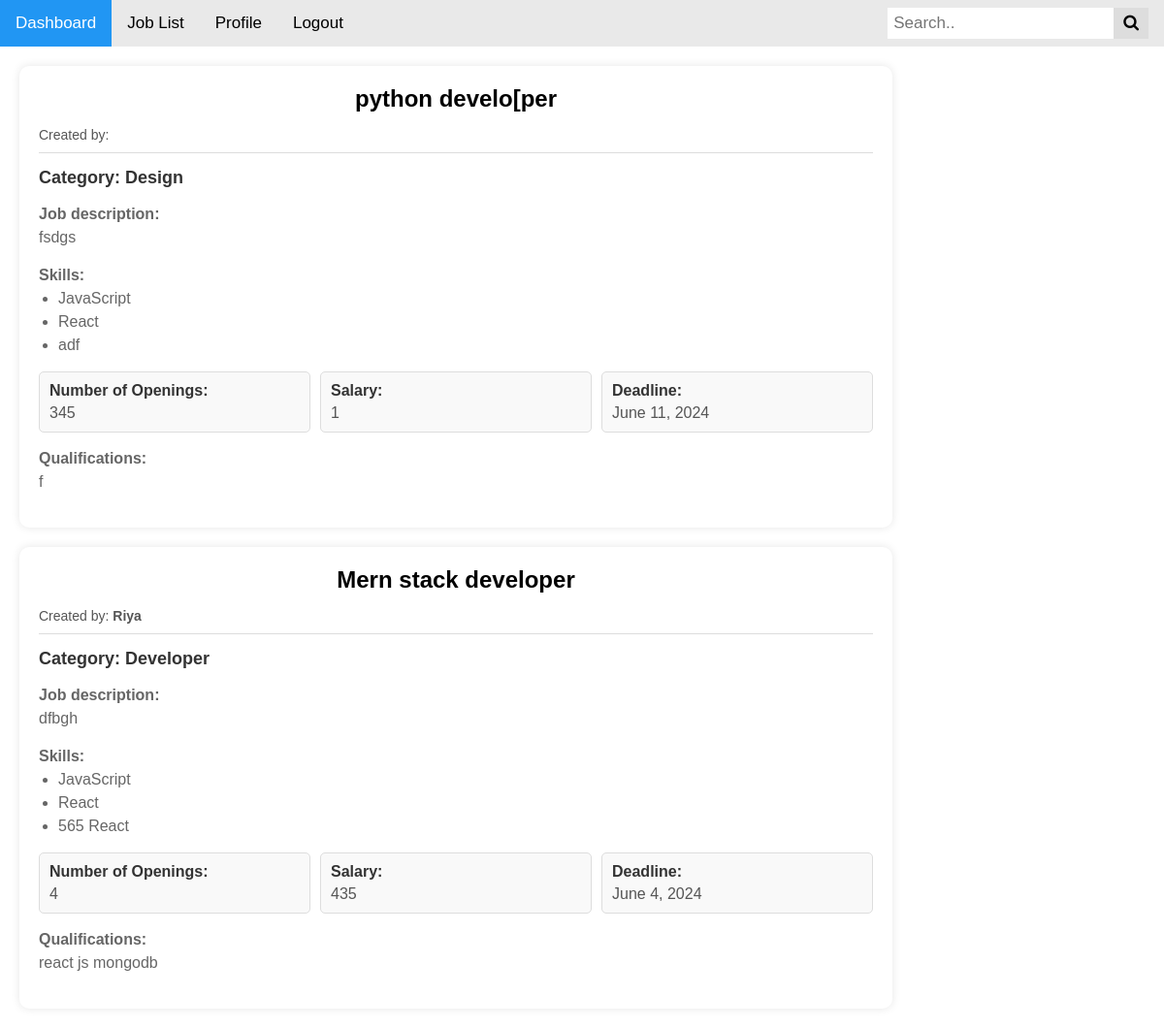
The app's page /joblist/ (signed in) with its own data.
### backendapp/models.py (models this page shows, shortened)
class JobModel(models.Model):
    job_title=models.CharField(max_length=100)
    qualifications=models.CharField(max_length=100)
    deadline=models.DateField()
    salary=models.CharField(max_length=100)
    number_of_openings = models.IntegerField(null=True)
    CATE = [
      ('education','Education'),
      ('Medical','Medical'),
      ('Design','Design'),
      ('Developer','Developer'),
    ]
    category = models.CharField(choices=CATE, max_length=40 , null=True)
    job_description = models.TextField(null=True)
    skills = models.CharField(max_length=100, null=True)
    created_by=models.ForeignKey(Custom_user,on_delete=models.CASCADE)

class Custom_user(AbstractUser):
   USER = [
      ('user','User'),
      ('admin','Admin'),
   ]
   user_type = models.CharField(max_length=100, choices=USER , null=True)
   profile_pic = models.ImageField (upload_to='static/media', null=True)
   age = models.CharField(max_length=30 , null=True)
   city = models.CharField(max_length=100, null=True)

### completeProject/views.py (the view)
# urls.py: path('joblist/',joblist, name='joblist'),
@login_required
def joblist(request):
   dataobjs = JobModel.objects.all()
   job_filtered = []
   for dataobj in dataobjs:
      already_applied = jobApplyModel.objects.filter(applicants = request.user , jobmodel = dataobj).filter()
      job_filtered.append(
         (dataobj , already_applied),
      )
   context = {
      'job_filtered':job_filtered
   }
   return render(request,'joblist.html',context)

### templates/joblist.html (shortened to what this page needs)
{% extends "base.html" %}
{% block content %}
<!DOCTYPE html>
<html lang="en">
<head>
</head>
<body>
   {% for i,j in job_filtered %}
    <div class="job-post-container">
         <div>
      <h1 class="job-title" >{{i.job_title}}</h1>
   </div>
        <div class="job-header">
            <div class="created-by">Created by: <b> {{i.created_by.first_name}} </b></div>
        </div>
        <div class="job-category">Category: {{i.category}}</div>
        <div class="job-description"><b> Job description:</b>
            <p>{{i.job_description}}</p>
        </div>
        <div class="job-skills">
            <strong>Skills:</strong>
            <ul>
                <li>JavaScript</li>
                <li>React</li>
                <li>{{i.skills}}</li>
            </ul>
        </div>
        <div class="job-details">
            <div class="detail-item">
                <span class="detail-label">Number of Openings:</span>
                <span class="detail-value">{{i.number_of_openings}}</span>
            </div>
            <div class="detail-item">
                <span class="detail-label">Salary:</span>
                <span class="detail-value">{{i.salary}}</span>
            </div>
            <div class="detail-item">
                <span class="detail-label">Deadline:</span>
                <span class="detail-value">{{i.deadline}}</span>
            </div>
        </div>
        <div class="job-qualifications">
            <strong>Qualifications:</strong>
            <p>{{i.qualifications}}</p>
        </div>
</div>
    {% endfor %}
</body>
</html>
{% endblock content %}

### templates/joblist.html (style rules this page uses)
* { box-sizing: border-box; margin: 0; padding: 0; font-family: Arial, sans-serif; }
.job-post-container { margin:20px; background-color: white; padding: 20px; border-radius: 10px; box-shadow: 0 0 10px rgba(0, 0, 0, 0.1); max-width: 900px; display: flex; flex-direction: column; gap: 15px; }
.job-header { display: flex; justify-content: space-between; align-items: center; border-bottom: 1px solid #ddd; padding-bottom: 10px; }
.job-title { font-size: 24px; font-weight: bold; text-align: center; }
.created-by { font-size: 14px; color: #555; }
.job-category { font-size: 18px; font-weight: bold; color: #333; }
.job-description { font-size: 16px; line-height: 1.5; color: #666; }
.job-skills { font-size: 16px; line-height: 1.5; color: #666; }
.job-skills ul { list-style: disc; margin-left: 20px; }
.job-details { display: flex; flex-wrap: wrap; gap: 10px; }
.detail-item { background-color: #f9f9f9; border: 1px solid #ddd; border-radius: 5px; padding: 10px; flex: 1 1 calc(33.333% - 20px); display: flex; flex-direction: column; gap: 5px; }
.detail-label { font-weight: bold; color: #333; }
.detail-value { color: #555; }
.job-qualifications { font-size: 16px; line-height: 1.5; color: #666; }

### records on screen
JobModel: job_title "python develo[per", category "Design", job_description "fsdgs", skills "adf", number_of_openings "345", salary "1", deadline "June 11, 2024", qualifications "f"
JobModel: job_title "Mern stack developer", created_by.first_name "Riya", category "Developer", job_description "dfbgh", skills "565 React", number_of_openings "4", salary "435", deadline "June 4, 2024", qualifications "react js mongodb"
